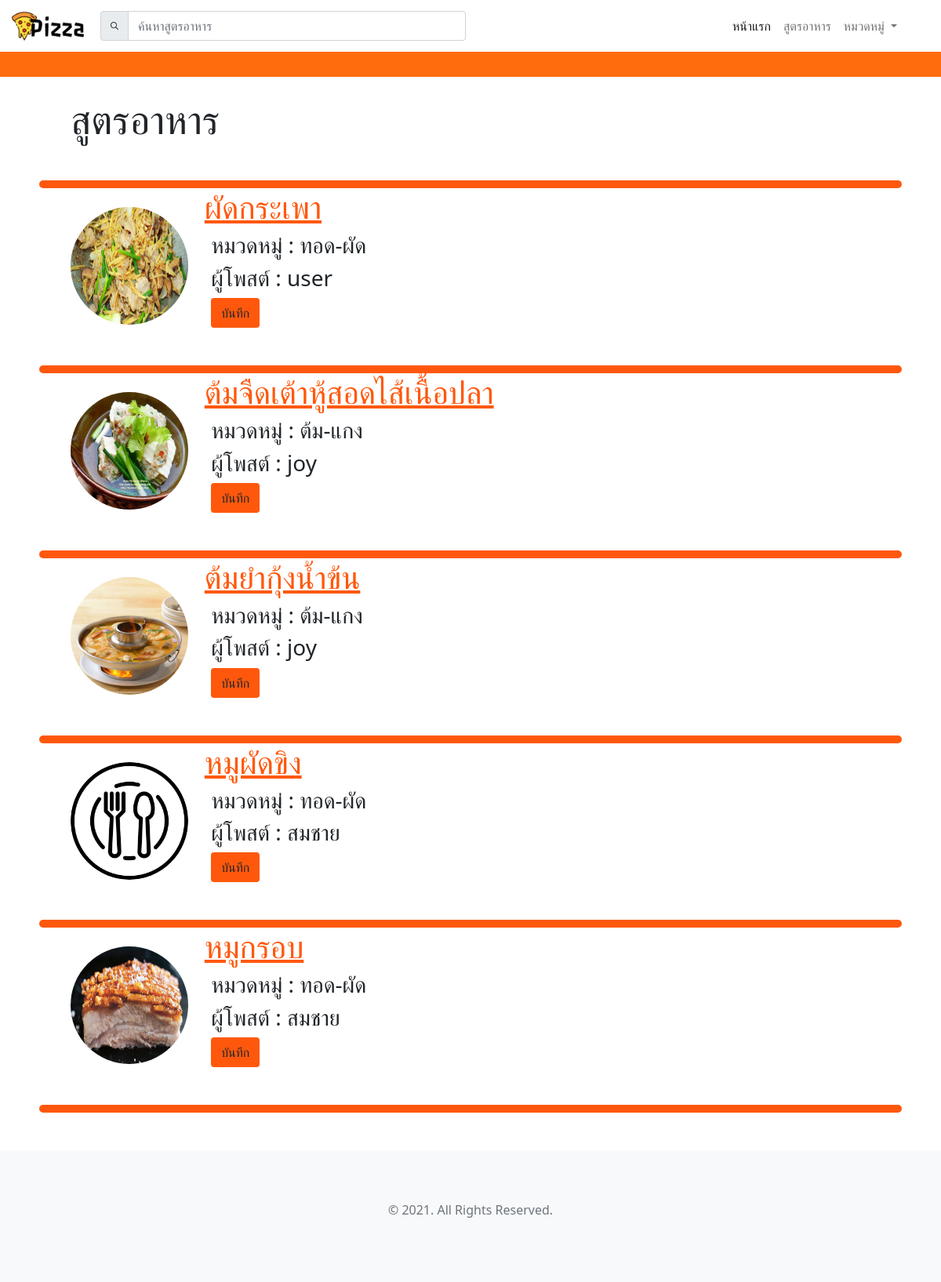
Screenshot of /Category.php with the database file from the repository.
### tables this page shows
CREATE TABLE `postmenu` (
  `posts_id` int(11) NOT NULL,
  `posts_name` varchar(255) NOT NULL,
  `posts_img` varchar(255) NOT NULL,
  `article` text NOT NULL,
  `article_img` varchar(255) NOT NULL,
  `posts_time` timestamp NOT NULL DEFAULT current_timestamp() ON UPDATE current_timestamp(),
  `menu_id` int(11) NOT NULL,
  `id` int(11) NOT NULL,
  `article_video` varchar(255) NOT NULL
);

CREATE TABLE `menu` (
  `menu_id` int(11) NOT NULL,
  `menu_name` varchar(255) NOT NULL
);

CREATE TABLE `user` (
  `id` int(11) NOT NULL,
  `email` varchar(255) NOT NULL,
  `username` varchar(255) NOT NULL,
  `u_level` varchar(1) NOT NULL,
  `password` varchar(255) NOT NULL,
  `user_img` varchar(255) NOT NULL,
  `user_ time` timestamp NOT NULL DEFAULT current_timestamp() ON UPDATE current_timestamp()
);

### Category_s.php (the view, shortened to what this page needs)
<?php  $sql = "SELECT * FROM postmenu ORDER BY posts_time DESC";
            $result = $conn->query($sql);
        ?>
<body>
<div class="container" >
              <h1 class="col-xl-9 ml-5 mt-4 " style="font-size:50px">สูตรอาหาร</h1>
              <?php while($row = $result->fetch_assoc()) {
                      $sql_menu = "SELECT * FROM menu WHERE menu_id = '{$row['menu_id']}'";
                      $result_menu = $conn->query($sql_menu);
                      $row_menu = $result_menu->fetch_assoc();
                      $sql_user = "SELECT * FROM user WHERE id = '{$row['id']}'";
                      $result_user = $conn->query($sql_user);
                      $row_user = $result_user->fetch_assoc();
              ?>
                  <p class="square mt-5"style="width: 1100px;"></p>
              <div class="ml-5 mt-4 "div style="float:left">
                  <img src="posts/<?php echo $row['posts_img'] ?> "style= "align: center; border-radius: 50%;" width="150" height="150">
              </div>
              <h1 >&nbsp;&nbsp;<a href="show.php?posts_id=<?php echo $row['posts_id']; ?>"style="color:#ff580d;"><?php echo "{$row['posts_name']}" ?></a> </h1>
              <h3 >&nbsp;&nbsp;&nbsp;&nbsp;<?php echo"หมวดหมู่ : {$row_menu['menu_name']}" ?></h3>
              <h3 >&nbsp;&nbsp;&nbsp;&nbsp;<?php echo"ผู้โพสต์ : {$row_user['username']}" ?></h3>
                  <h3 >&nbsp;&nbsp;&nbsp;&nbsp;<a type="button" class="btn " style = "background-color:#ff580d" href="save.php?posts_id=<?php echo $row['posts_id']; ?>">บันทึก</a> </h3>
              <?php
              } ?>
              <p class="square mt-5 mb-5"style="width: 1100px;"></p>
      </div>

### Category.php (shortened to what this page needs)
<!DOCTYPE html>
<html lang="en">
<head>
    <link rel="stylesheet" href="decorate.css">
    <?php include('Taskbar.php'); ?>
    <?php include('t.php'); ?>
</head>
<?php include('Category_s.php'); ?>
</body>
<footer class="bg-light">
      <div class="container">
        <div class="row">
          <div class="col-12 text-center">
            <p class="text-muted">&copy; 2021. All Rights Reserved.</p>
          </div>
        </div>
      </div>
    </footer>
</html>

### Taskbar.php (shortened to what this page needs)
<!DOCTYPE html>
<html lang="en">
<head>
    <link rel="stylesheet" href="css/bootstrap.min.css">
    <link rel="stylesheet" href="css/custom.css">
    <link href="https://cdn.jsdelivr.net/npm/bootstrap@5.0.0-beta2/dist/css/bootstrap.min.css" rel="stylesheet">
</head>
<body>
<form action="search.php" method="get">
 <nav class="navbar navbar-expand-lg navbar-light bg-#fff">
 <div class="container">
        <a href="index.php" class="navbar-brand"><img src="img\Pizza.png" width="100"></a>
        <div class="input-group">
    <div class="input-group-text" id="btnGroupAddon" ><img src="img\loupe.png" width="10"></div>
    <input type="text" class="form-control" placeholder="ค้นหาสูตรอาหาร" name="search" >
  </div>
</div>
</form>
        <div class="collapse navbar-collapse" id="navbarToggler">
          <ul class="navbar-nav ml-auto mr-5">
            <li class="nav-item">
              <a href="index.php" class="nav-link active" aria-current="page">หน้าแรก</a>
            </li>
            <li class="nav-item">
              <a href="Category.php" class="nav-link">สูตรอาหาร</a>
            </li>
            <li class="nav-item dropdown">
          <a class="nav-link dropdown-toggle" href="#" id="navbarDarkDropdownMenuLink" role="button" data-bs-toggle="dropdown" aria-expanded="false">
            หมวดหมู่
          </a>
        </li>
</div>
</body>
</html>

### t.php (shortened to what this page needs)
<!DOCTYPE html>
<html lang="en">
<head>
</head>
<body>
    <div class="w-auto p-3 " style="background-color: #FF6C0D;"></div>
</body>
</html>

### decorate.css (style rules this page uses)
.square { border-radius: 90px 90px 90px 90px; background: #ff580d; width: 1300px; height:10px; margin:auto; }

### css/custom.css (style rules this page uses)
footer { padding-top: 4rem; padding-bottom: 4rem; }

### rows the page displays
postmenu: posts_img (picture), posts_name "ผัดกระเพา", menu.menu_name "ทอด-ผัด", id.username "user"
postmenu: posts_img (picture), posts_name "ต้มจืดเต้าหู้สอดไส้เนื้อปลา", menu.menu_name "ต้ม-แกง", id.username "joy"
postmenu: posts_img (picture), posts_name "ต้มยำกุ้งน้ำข้น", menu.menu_name "ต้ม-แกง", id.username "joy"
postmenu: posts_img (picture), posts_name "หมูผัดขิง", menu.menu_name "ทอด-ผัด", id.username "สมชาย"
postmenu: posts_img (picture), posts_name "หมูกรอบ", menu.menu_name "ทอด-ผัด", id.username "สมชาย"
